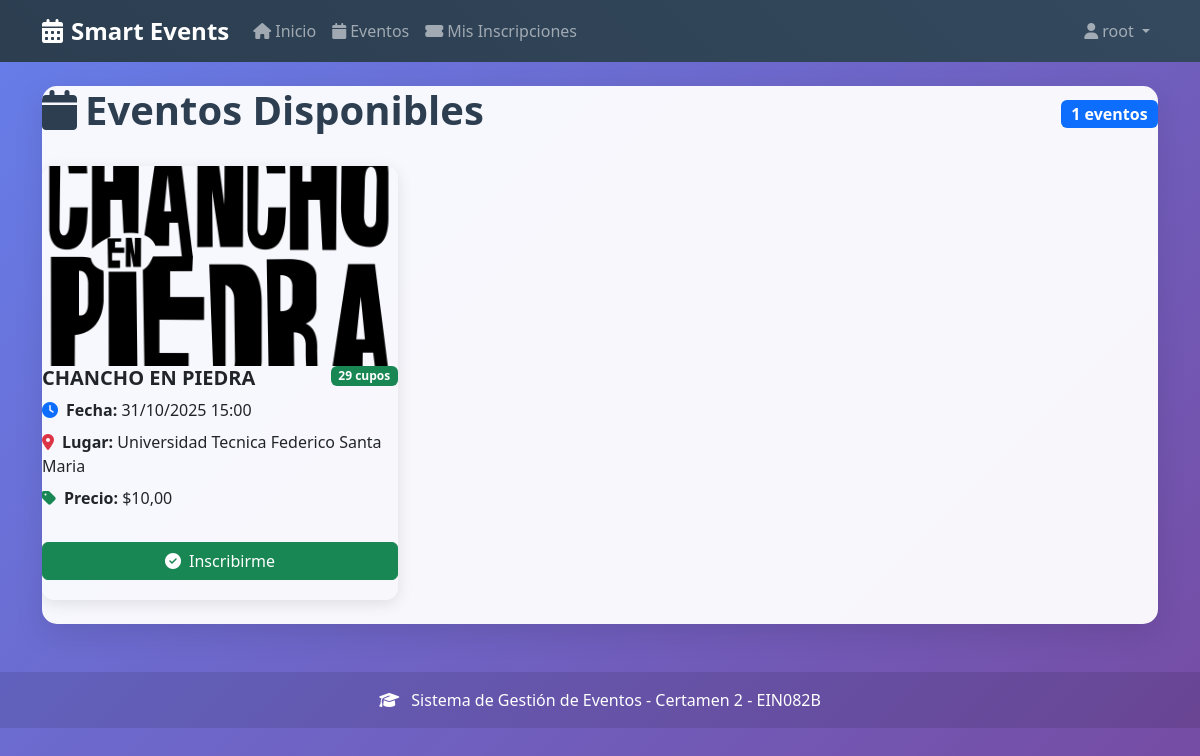
The app's page /eventos/ (signed in) with its own data.
### eventos/models.py (models this page shows, shortened)
class Evento(models.Model):
    titulo = models.CharField(max_length=200, verbose_name="Título del Evento")
    descripcion = models.TextField(verbose_name="Descripción", blank=True)
    fecha_hora = models.DateTimeField(verbose_name="Fecha y Hora")
    lugar = models.CharField(max_length=200, verbose_name="Lugar")
    imagen = models.ImageField(upload_to='eventos/', verbose_name="Imagen", blank=True, null=True)
    precio = models.DecimalField(
        max_digits=10,
        decimal_places=2,
        verbose_name="Valor",
        validators=[MinValueValidator(0)]
    )
    capacidad = models.PositiveIntegerField(verbose_name="Cantidad de Plazas")
    class Meta:
        verbose_name = "Evento"
        verbose_name_plural = "Eventos"
        ordering = ['fecha_hora']
    def plazas_disponibles(self):
        return self.capacidad - self.inscripciones.count()

### eventos/views.py (the view)
# urls.py: path('eventos/', lista_eventos, name='lista_eventos'),
def lista_eventos(request):
    eventos = Evento.objects.all().order_by('fecha_hora')
    return render(request, 'eventos/lista_eventos.html', {
        'eventos': eventos,
        'es_publico': not request.user.is_authenticated
    })

### eventos/templates/eventos/lista_eventos.html (shortened to what this page needs)
{% extends 'base.html' %}
{% block contenido %}
<div class="d-flex justify-content-between align-items-center mb-4">
    <h1 class="fw-bold" style="color: #2c3e50;">
        <i class="fas fa-calendar me-2"></i>Eventos Disponibles
    </h1>
    <span class="badge bg-primary fs-6">{{ eventos|length }} eventos</span>
</div>
<div class="row" id="contenedorEventos">
    {% for evento in eventos %}
    <div class="col-lg-6 col-xl-4 mb-4">
        <div class="tarjeta h-100 animacion-entrada">
            {% if evento.imagen %}
            <img src="{{ evento.imagen.url }}" class="card-img-top" alt="{{ evento.titulo }}" style="height: 200px; object-fit: cover;">
            {% else %}
            <div class="card-img-top bg-secondary d-flex align-items-center justify-content-center text-white" style="height: 200px;">
                <i class="fas fa-calendar-alt fa-3x"></i>
            </div>
            {% endif %}
            <div class="card-body d-flex flex-column">
                <div class="d-flex justify-content-between align-items-start mb-2">
                    <h5 class="card-title fw-bold">{{ evento.titulo }}</h5>
                    <span class="badge {% if evento.plazas_disponibles > 0 %}bg-success{% else %}bg-danger{% endif %}">
                        {{ evento.plazas_disponibles }} cupos
                    </span>
                </div>
                <div class="evento-info mb-3">
                    <p class="mb-2"><i class="fas fa-clock me-2 text-primary"></i><strong>Fecha:</strong> {{ evento.fecha_hora|date:"d/m/Y H:i" }}</p>
                    <p class="mb-2"><i class="fas fa-map-marker-alt me-2 text-danger"></i><strong>Lugar:</strong> {{ evento.lugar }}</p>
                    <p class="mb-3"><i class="fas fa-tag me-2 text-success"></i><strong>Precio:</strong> ${{ evento.precio }}</p>
                </div>
                <div class="mt-auto">
                    {% if user.is_authenticated %}
                        {% if evento.plazas_disponibles > 0 %}
                        <a href="{% url 'inscribir_evento' evento.id %}" class="btn btn-success w-100">
                            <i class="fas fa-check-circle me-2"></i>Inscribirme
                        </a>
                        {% else %}
                        <button class="btn btn-secondary w-100" disabled>
                            <i class="fas fa-times-circle me-2"></i>Agotado
                        </button>
                        {% endif %}
                    {% else %}
                    <a href="{% url 'login' %}" class="btn btn-outline-primary w-100">
                        <i class="fas fa-sign-in-alt me-2"></i>Iniciar Sesión para Inscribirse
                    </a>
                    {% endif %}
                </div>
            </div>
        </div>
    </div>
    {% endfor %}
</div>
{% endblock %}

### templates/base.html (shortened to what this page needs)
<!DOCTYPE html>
<html lang="es">
<head>
    <link href="https://cdn.jsdelivr.net/npm/bootstrap@5.3.0/dist/css/bootstrap.min.css" rel="stylesheet">
    <link rel="stylesheet" href="https://cdnjs.cloudflare.com/ajax/libs/font-awesome/6.4.0/css/all.min.css">
</head>
<body>
    <nav class="navbar navbar-expand-lg navbar-dark" style="background: linear-gradient(45deg, #2c3e50, #34495e);">
        <div class="container">
            <a class="navbar-brand" href="{% url 'inicio' %}">
                <i class="fas fa-calendar-alt me-2"></i>Smart Events
            </a>
            <div class="collapse navbar-collapse" id="navbarNav">
                <ul class="navbar-nav me-auto">
                    <li class="nav-item">
                        <a class="nav-link" href="{% url 'inicio' %}">
                            <i class="fas fa-home me-1"></i>Inicio
                        </a>
                    </li>
                    <li class="nav-item">
                        <a class="nav-link" href="{% url 'lista_eventos' %}">
                            <i class="fas fa-calendar me-1"></i>Eventos
                        </a>
                    </li>
                    {% if user.is_authenticated %}
                    <li class="nav-item">
                        <a class="nav-link" href="{% url 'mis_inscripciones' %}">
                            <i class="fas fa-ticket-alt me-1"></i>Mis Inscripciones
                        </a>
                    </li>
                    {% endif %}
                </ul>
                <ul class="navbar-nav">
                    {% if user.is_authenticated %}
                        <li class="nav-item dropdown">
                            <a class="nav-link dropdown-toggle" href="#" id="navbarDropdown" role="button" data-bs-toggle="dropdown">
                                <i class="fas fa-user me-1"></i>{{ user.username }}
                            </a>
                        </li>
                    {% endif %}
                </ul>
            </div>
        </div>
    </nav>
    <main class="container my-4">
        <div class="contenedor-principal animacion-entrada">
            {% block contenido %}{% endblock %}
        </div>
    </main>
    <footer class="text-center text-white py-3 mt-5" style="background: rgba(0,0,0,0.1);">
        <div class="container">
            <p class="mb-0">
                <i class="fas fa-graduation-cap me-2"></i>
                Sistema de Gestión de Eventos - Certamen 2 - EIN082B
            </p>
        </div>
    </footer>
</body>
</html>

### templates/base.html (style rules this page uses)
body { background: linear-gradient(135deg, #667eea 0%, #764ba2 100%); min-height: 100vh; font-family: 'Segoe UI', Tahoma, Geneva, Verdana, sans-serif; }
.contenedor-principal { background: rgba(255, 255, 255, 0.95); border-radius: 15px; box-shadow: 0 10px 30px rgba(0,0,0,0.1); margin: 20px auto; padding: 0; overflow: hidden; }
.navbar-brand { font-weight: bold; font-size: 1.5rem; }
.tarjeta { transition: all 0.3s ease; border: none; border-radius: 12px; box-shadow: 0 4px 15px rgba(0,0,0,0.1); margin-bottom: 20px; }
.animacion-entrada { animation: fadeInUp 0.6s ease-out; }

### records on screen
Evento: imagen (picture), titulo "CHANCHO EN PIEDRA", plazas_disponibles "29", fecha_hora "31/10/2025 15:00", lugar "Universidad Tecnica Federico Santa Maria", precio "10,00", shows "Inscribirme"

### other values on screen
{{ user.username }} "root"
{{ eventos|length }} "1"
